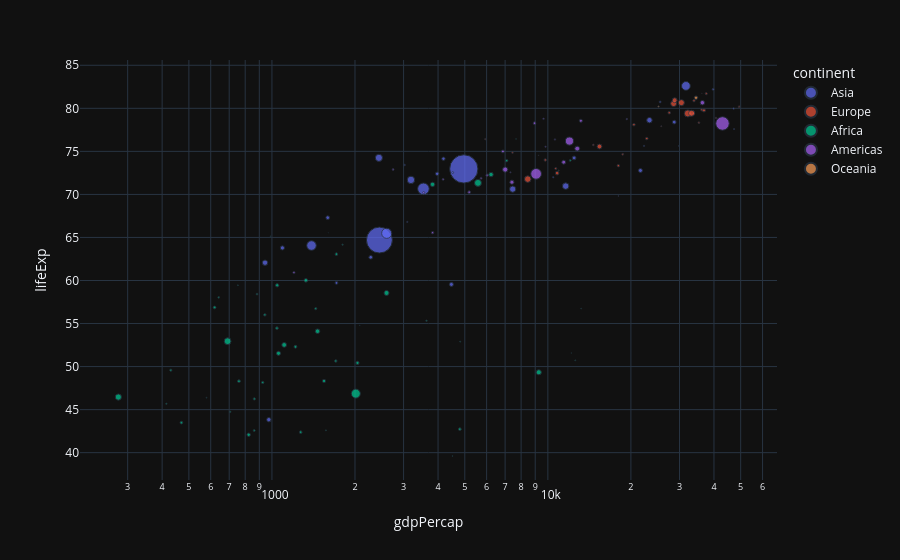

Source (notebook cell):
### Code cell
fig = px.scatter(
    df.query("year == 2007"),
    x="gdpPercap",
    y="lifeExp",
    size="pop",
    color="continent",
    hover_name="country",
    log_x=True,
    hover_data={
        "gdpPercap": ":.2f",   # formatação
        "lifeExp": ":.1f",
        "pop": True,           # mostra
        "continent": False     # esconde
    }
)

fig.show()

### Figure 1 — Plotly figure (JSON) as saved in the notebook; plotly's stock layout.template omitted (floating-point values rounded to 4 significant figures)
{"data": [{"customdata": [[31889923, "Asia"], [708573, "Asia"], [150448339, "Asia"], [14131858, "Asia"], [1318683096, "Asia"], [6980412, "Asia"], [1110396331, "Asia"], [223547000, "Asia"], [69453570, "Asia"], [27499638, "Asia"], [6426679, "Asia"], [127467972, "Asia"], [6053193, "Asia"], [23301725, "Asia"], [49044790, "Asia"], [2505559, "Asia"], [3921278, "Asia"], [24821286, "Asia"], [2874127, "Asia"], [47761980, "Asia"], [28901790, "Asia"], [3204897, "Asia"], [169270617, "Asia"], [91077287, "Asia"], [27601038, "Asia"], [4553009, "Asia"], [20378239, "Asia"], [19314747, "Asia"], [23174294, "Asia"], [65068149, "Asia"], [85262356, "Asia"], [4018332, "Asia"], [22211743, "Asia"]], "hovertemplate": "<b>%{hovertext}</b><br><br>gdpPercap=%{x:.2f}<br>lifeExp=%{y:.1f}<br>pop=%{customdata[0]}<extra></extra>", "hovertext": ["Afghanistan", "Bahrain", "Bangladesh", "Cambodia", "China", "Hong Kong, China", "India", "Indonesia", "Iran", "Iraq", "Israel", "Japan", "Jordan", "Korea, Dem. Rep.", "Korea, Rep.", "Kuwait", "Lebanon", "Malaysia", "Mongolia", "Myanmar", "Nepal", "Oman", "Pakistan", "Philippines", "Saudi Arabia", "Singapore", "Sri Lanka", "Syria", "Taiwan", "Thailand", "Vietnam", "West Bank and Gaza", "Yemen, Rep."], "legendgroup": "Asia", "marker": {"color": "#636efa", "size": [31889923, 708573, 150448339, 14131858, 1318683096, 6980412, 1110396331, 223547000, 69453570, 27499638, 6426679, 127467972, 6053193, 23301725, 49044790, 2505559, 3921278, 24821286, 2874127, 47761980, 28901790, 3204897, 169270617, 91077287, 27601038, 4553009, 20378239, 19314747, 23174294, 65068149, 85262356, 4018332, 22211743], "sizemode": "area", "sizeref": 3297000.0, "symbol": "circle"}, "mode": "markers", "name": "Asia", "orientation": "v", "showlegend": true, "x": [974.6, 29800.0, 1391.0, 1714.0, 4959.0, 39720.0, 2452.0, 3541.0, 11610.0, 4471.0, 25520.0, 31660.0, 4519.0, 1593.0, 23350.0, 47310.0, 10460.0, 12450.0, 3096.0, 944.0, 1091.0, 22320.0, 2606.0, 3190.0, 21650.0, 47140.0, 3970.0, 4185.0, 28720.0, 7458.0, 2442.0, 3025.0, 2281.0], "xaxis": "x", "y": [43.83, 75.64, 64.06, 59.72, 72.96, 82.21, 64.7, 70.65, 70.96, 59.55, 80.75, 82.6, 72.53, 67.3, 78.62, 77.59, 71.99, 74.24, 66.8, 62.07, 63.78, 75.64, 65.48, 71.69, 72.78, 79.97, 72.4, 74.14, 78.4, 70.62, 74.25, 73.42, 62.7], "yaxis": "y", "type": "scatter"}, {"customdata": [[3600523, "Europe"], [8199783, "Europe"], [10392226, "Europe"], [4552198, "Europe"], [7322858, "Europe"], [4493312, "Europe"], [10228744, "Europe"], [5468120, "Europe"], [5238460, "Europe"], [61083916, "Europe"], [82400996, "Europe"], [10706290, "Europe"], [9956108, "Europe"], [301931, "Europe"], [4109086, "Europe"], [58147733, "Europe"], [684736, "Europe"], [16570613, "Europe"], [4627926, "Europe"], [38518241, "Europe"], [10642836, "Europe"], [22276056, "Europe"], [10150265, "Europe"], [5447502, "Europe"], [2009245, "Europe"], [40448191, "Europe"], [9031088, "Europe"], [7554661, "Europe"], [71158647, "Europe"], [60776238, "Europe"]], "hovertemplate": "<b>%{hovertext}</b><br><br>gdpPercap=%{x:.2f}<br>lifeExp=%{y:.1f}<br>pop=%{customdata[0]}<extra></extra>", "hovertext": ["Albania", "Austria", "Belgium", "Bosnia and Herzegovina", "Bulgaria", "Croatia", "Czech Republic", "Denmark", "Finland", "France", "Germany", "Greece", "Hungary", "Iceland", "Ireland", "Italy", "Montenegro", "Netherlands", "Norway", "Poland", "Portugal", "Romania", "Serbia", "Slovak Republic", "Slovenia", "Spain", "Sweden", "Switzerland", "Turkey", "United Kingdom"], "legendgroup": "Europe", "marker": {"color": "#EF553B", "size": [3600523, 8199783, 10392226, 4552198, 7322858, 4493312, 10228744, 5468120, 5238460, 61083916, 82400996, 10706290, 9956108, 301931, 4109086, 58147733, 684736, 16570613, 4627926, 38518241, 10642836, 22276056, 10150265, 5447502, 2009245, 40448191, 9031088, 7554661, 71158647, 60776238], "sizemode": "area", "sizeref": 3297000.0, "symbol": "circle"}, "mode": "markers", "name": "Europe", "orientation": "v", "showlegend": true, "x": [5937.0, 36130.0, 33690.0, 7446.0, 10680.0, 14620.0, 22830.0, 35280.0, 33210.0, 30470.0, 32170.0, 27540.0, 18010.0, 36180.0, 40680.0, 28570.0, 9254.0, 36800.0, 49360.0, 15390.0, 20510.0, 10810.0, 9787.0, 18680.0, 25770.0, 28820.0, 33860.0, 37510.0, 8458.0, 33200.0], "xaxis": "x", "y": [76.42, 79.83, 79.44, 74.85, 73.0, 75.75, 76.49, 78.33, 79.31, 80.66, 79.41, 79.48, 73.34, 81.76, 78.89, 80.55, 74.54, 79.76, 80.2, 75.56, 78.1, 72.48, 74.0, 74.66, 77.93, 80.94, 80.88, 81.7, 71.78, 79.42], "yaxis": "y", "type": "scatter"}, {"customdata": [[33333216, "Africa"], [12420476, "Africa"], [8078314, "Africa"], [1639131, "Africa"], [14326203, "Africa"], [8390505, "Africa"], [17696293, "Africa"], [4369038, "Africa"], [10238807, "Africa"], [710960, "Africa"], [64606759, "Africa"], [3800610, "Africa"], [18013409, "Africa"], [496374, "Africa"], [80264543, "Africa"], [551201, "Africa"], [4906585, "Africa"], [76511887, "Africa"], [1454867, "Africa"], [1688359, "Africa"], [22873338, "Africa"], [9947814, "Africa"], [1472041, "Africa"], [35610177, "Africa"], [2012649, "Africa"], [3193942, "Africa"], [6036914, "Africa"], [19167654, "Africa"], [13327079, "Africa"], [12031795, "Africa"], [3270065, "Africa"], [1250882, "Africa"], [33757175, "Africa"], [19951656, "Africa"], [2055080, "Africa"], [12894865, "Africa"], [135031164, "Africa"], [798094, "Africa"], [8860588, "Africa"], [199579, "Africa"], [12267493, "Africa"], [6144562, "Africa"], [9118773, "Africa"], [43997828, "Africa"], [42292929, "Africa"], [1133066, "Africa"], [38139640, "Africa"], [5701579, "Africa"], [10276158, "Africa"], [29170398, "Africa"], [11746035, "Africa"], [12311143, "Africa"]], "hovertemplate": "<b>%{hovertext}</b><br><br>gdpPercap=%{x:.2f}<br>lifeExp=%{y:.1f}<br>pop=%{customdata[0]}<extra></extra>", "hovertext": ["Algeria", "Angola", "Benin", "Botswana", "Burkina Faso", "Burundi", "Cameroon", "Central African Republic", "Chad", "Comoros", "Congo, Dem. Rep.", "Congo, Rep.", "Cote d'Ivoire", "Djibouti", "Egypt", "Equatorial Guinea", "Eritrea", "Ethiopia", "Gabon", "Gambia", "Ghana", "Guinea", "Guinea-Bissau", "Kenya", "Lesotho", "Liberia", "Libya", "Madagascar", "Malawi", "Mali", "Mauritania", "Mauritius", "Morocco", "Mozambique", "Namibia", "Niger", "Nigeria", "Reunion", "Rwanda", "Sao Tome and Principe", "Senegal", "Sierra Leone", "Somalia", "South Africa", "Sudan", "Swaziland", "Tanzania", "Togo", "Tunisia", "Uganda", "Zambia", "Zimbabwe"], "legendgroup": "Africa", "marker": {"color": "#00cc96", "size": [33333216, 12420476, 8078314, 1639131, 14326203, 8390505, 17696293, 4369038, 10238807, 710960, 64606759, 3800610, 18013409, 496374, 80264543, 551201, 4906585, 76511887, 1454867, 1688359, 22873338, 9947814, 1472041, 35610177, 2012649, 3193942, 6036914, 19167654, 13327079, 12031795, 3270065, 1250882, 33757175, 19951656, 2055080, 12894865, 135031164, 798094, 8860588, 199579, 12267493, 6144562, 9118773, 43997828, 42292929, 1133066, 38139640, 5701579, 10276158, 29170398, 11746035, 12311143], "sizemode": "area", "sizeref": 3297000.0, "symbol": "circle"}, "mode": "markers", "name": "Africa", "orientation": "v", "showlegend": true, "x": [6223.0, 4797.0, 1441.0, 12570.0, 1217.0, 430.1, 2042.0, 706.0, 1704.0, 986.1, 277.6, 3633.0, 1545.0, 2082.0, 5581.0, 12150.0, 641.4, 690.8, 13210.0, 752.7, 1328.0, 942.7, 579.2, 1463.0, 1569.0, 414.5, 12060.0, 1045.0, 759.3, 1043.0, 1803.0, 10960.0, 3820.0, 823.7, 4811.0, 619.7, 2014.0, 7670.0, 863.1, 1598.0, 1712.0, 862.5, 926.1, 9270.0, 2602.0, 4513.0, 1107.0, 883.0, 7093.0, 1056.0, 1271.0, 469.7], "xaxis": "x", "y": [72.3, 42.73, 56.73, 50.73, 52.3, 49.58, 50.43, 44.74, 50.65, 65.15, 46.46, 55.32, 48.33, 54.79, 71.34, 51.58, 58.04, 52.95, 56.73, 59.45, 60.02, 56.01, 46.39, 54.11, 42.59, 45.68, 73.95, 59.44, 48.3, 54.47, 64.16, 72.8, 71.16, 42.08, 52.91, 56.87, 46.86, 76.44, 46.24, 65.53, 63.06, 42.57, 48.16, 49.34, 58.56, 39.61, 52.52, 58.42, 73.92, 51.54, 42.38, 43.49], "yaxis": "y", "type": "scatter"}, {"customdata": [[40301927, "Americas"], [9119152, "Americas"], [190010647, "Americas"], [33390141, "Americas"], [16284741, "Americas"], [44227550, "Americas"], [4133884, "Americas"], [11416987, "Americas"], [9319622, "Americas"], [13755680, "Americas"], [6939688, "Americas"], [12572928, "Americas"], [8502814, "Americas"], [7483763, "Americas"], [2780132, "Americas"], [108700891, "Americas"], [5675356, "Americas"], [3242173, "Americas"], [6667147, "Americas"], [28674757, "Americas"], [3942491, "Americas"], [1056608, "Americas"], [301139947, "Americas"], [3447496, "Americas"], [26084662, "Americas"]], "hovertemplate": "<b>%{hovertext}</b><br><br>gdpPercap=%{x:.2f}<br>lifeExp=%{y:.1f}<br>pop=%{customdata[0]}<extra></extra>", "hovertext": ["Argentina", "Bolivia", "Brazil", "Canada", "Chile", "Colombia", "Costa Rica", "Cuba", "Dominican Republic", "Ecuador", "El Salvador", "Guatemala", "Haiti", "Honduras", "Jamaica", "Mexico", "Nicaragua", "Panama", "Paraguay", "Peru", "Puerto Rico", "Trinidad and Tobago", "United States", "Uruguay", "Venezuela"], "legendgroup": "Americas", "marker": {"color": "#ab63fa", "size": [40301927, 9119152, 190010647, 33390141, 16284741, 44227550, 4133884, 11416987, 9319622, 13755680, 6939688, 12572928, 8502814, 7483763, 2780132, 108700891, 5675356, 3242173, 6667147, 28674757, 3942491, 1056608, 301139947, 3447496, 26084662], "sizemode": "area", "sizeref": 3297000.0, "symbol": "circle"}, "mode": "markers", "name": "Americas", "orientation": "v", "showlegend": true, "x": [12780.0, 3822.0, 9066.0, 36320.0, 13170.0, 7007.0, 9645.0, 8948.0, 6025.0, 6873.0, 5728.0, 5186.0, 1202.0, 3548.0, 7321.0, 11980.0, 2749.0, 9809.0, 4173.0, 7409.0, 19330.0, 18010.0, 42950.0, 10610.0, 11420.0], "xaxis": "x", "y": [75.32, 65.55, 72.39, 80.65, 78.55, 72.89, 78.78, 78.27, 72.23, 74.99, 71.88, 70.26, 60.92, 70.2, 72.57, 76.19, 72.9, 75.54, 71.75, 71.42, 78.75, 69.82, 78.24, 76.38, 73.75], "yaxis": "y", "type": "scatter"}, {"customdata": [[20434176, "Oceania"], [4115771, "Oceania"]], "hovertemplate": "<b>%{hovertext}</b><br><br>gdpPercap=%{x:.2f}<br>lifeExp=%{y:.1f}<br>pop=%{customdata[0]}<extra></extra>", "hovertext": ["Australia", "New Zealand"], "legendgroup": "Oceania", "marker": {"color": "#FFA15A", "size": [20434176, 4115771], "sizemode": "area", "sizeref": 3297000.0, "symbol": "circle"}, "mode": "markers", "name": "Oceania", "orientation": "v", "showlegend": true, "x": [34440.0, 25190.0], "xaxis": "x", "y": [81.23, 80.2], "yaxis": "y", "type": "scatter"}], "layout": {"xaxis": {"anchor": "y", "domain": [0.0, 1.0], "title": {"text": "gdpPercap"}, "type": "log"}, "yaxis": {"anchor": "x", "domain": [0.0, 1.0], "title": {"text": "lifeExp"}}, "legend": {"title": {"text": "continent"}, "tracegroupgap": 0, "itemsizing": "constant"}, "margin": {"t": 60}}}
